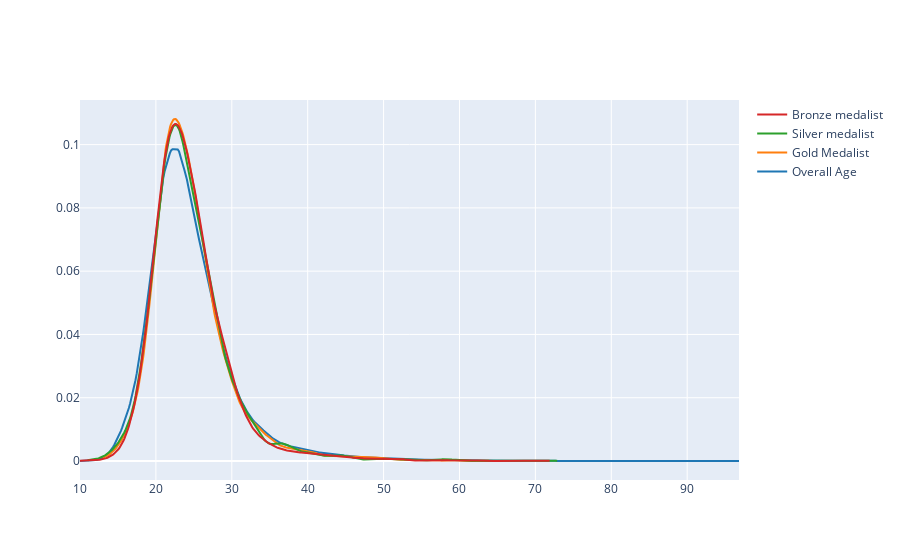

The notebook cell saved with this chart:
### Code cell
fig=ff.create_distplot([x1,x2,x3,x4],
                       ['Overall Age','Gold Medalist','Silver medalist','Bronze medalist'],
                        show_hist=False,show_rug=False)
fig.show()

### Figure 1 — Plotly figure (JSON) as saved in the notebook; plotly's stock layout.template omitted (floating-point values rounded to 4 significant figures; data arrays with more than 128 entries replaced by an {"elided": "..."} marker saying what was removed)
{"data": [{"legendgroup": "Overall Age", "marker": {"color": "rgb(31, 119, 180)"}, "mode": "lines", "name": "Overall Age", "showlegend": true, "type": "scatter", "x": {"elided": "500 float values"}, "xaxis": "x", "y": {"elided": "500 float values"}, "yaxis": "y"}, {"legendgroup": "Gold Medalist", "marker": {"color": "rgb(255, 127, 14)"}, "mode": "lines", "name": "Gold Medalist", "showlegend": true, "type": "scatter", "x": {"elided": "500 float values"}, "xaxis": "x", "y": {"elided": "500 float values"}, "yaxis": "y"}, {"legendgroup": "Silver medalist", "marker": {"color": "rgb(44, 160, 44)"}, "mode": "lines", "name": "Silver medalist", "showlegend": true, "type": "scatter", "x": {"elided": "500 float values"}, "xaxis": "x", "y": {"elided": "500 float values"}, "yaxis": "y"}, {"legendgroup": "Bronze medalist", "marker": {"color": "rgb(214, 39, 40)"}, "mode": "lines", "name": "Bronze medalist", "showlegend": true, "type": "scatter", "x": {"elided": "500 float values"}, "xaxis": "x", "y": {"elided": "500 float values"}, "yaxis": "y"}], "layout": {"barmode": "overlay", "hovermode": "closest", "legend": {"traceorder": "reversed"}, "xaxis": {"anchor": "y2", "domain": [0, 1], "zeroline": false}, "yaxis": {"anchor": "free", "domain": [0, 1], "position": 0}}}
